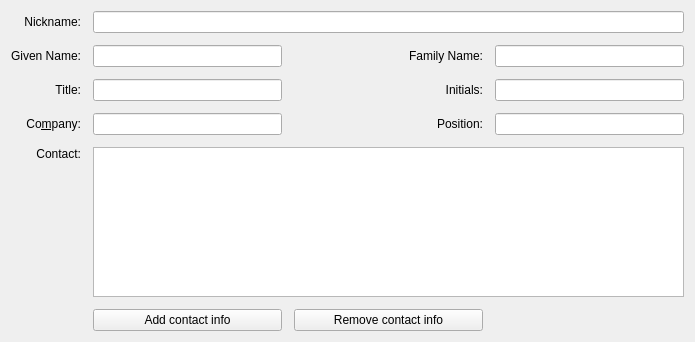
<?xml version="1.0" encoding="UTF-8"?>
<ui version="4.0">
 <class>KoConfigAuthorPage</class>
 <widget class="QWidget" name="KoConfigAuthorPage">
  <property name="geometry">
   <rect>
    <x>0</x>
    <y>0</y>
    <width>695</width>
    <height>342</height>
   </rect>
  </property>
  <layout class="QGridLayout" name="gridLayout_2">
   <item row="2" column="0">
    <spacer>
     <property name="orientation">
      <enum>Qt::Vertical</enum>
     </property>
     <property name="sizeHint" stdset="0">
      <size>
       <width>20</width>
       <height>0</height>
      </size>
     </property>
    </spacer>
   </item>
   <item row="0" column="0">
    <layout class="QGridLayout" name="gridLayout">
     <property name="spacing">
      <number>12</number>
     </property>
     <item row="2" column="3">
      <widget class="QLineEdit" name="leInitials">
       <property name="sizePolicy">
        <sizepolicy hsizetype="Expanding" vsizetype="Fixed">
         <horstretch>1</horstretch>
         <verstretch>0</verstretch>
        </sizepolicy>
       </property>
      </widget>
     </item>
     <item row="3" column="1">
      <widget class="QLineEdit" name="leCompany"/>
     </item>
     <item row="2" column="2">
      <widget class="QLabel" name="lblInitialsDesc">
       <property name="text">
        <string>Initials:</string>
       </property>
       <property name="alignment">
        <set>Qt::AlignRight|Qt::AlignTrailing|Qt::AlignVCenter</set>
       </property>
       <property name="buddy">
        <cstring>leInitials</cstring>
       </property>
      </widget>
     </item>
     <item row="3" column="2">
      <widget class="QLabel" name="lblPositionDesc">
       <property name="text">
        <string>Position:</string>
       </property>
       <property name="alignment">
        <set>Qt::AlignRight|Qt::AlignTrailing|Qt::AlignVCenter</set>
       </property>
       <property name="buddy">
        <cstring>lePosition</cstring>
       </property>
      </widget>
     </item>
     <item row="1" column="3">
      <widget class="QLineEdit" name="leLastName"/>
     </item>
     <item row="1" column="1">
      <widget class="QLineEdit" name="leFirstName"/>
     </item>
     <item row="1" column="0">
      <widget class="QLabel" name="lblFirst">
       <property name="text">
        <string>Given Name:</string>
       </property>
       <property name="alignment">
        <set>Qt::AlignRight|Qt::AlignTrailing|Qt::AlignVCenter</set>
       </property>
      </widget>
     </item>
     <item row="3" column="3">
      <widget class="QLineEdit" name="lePosition"/>
     </item>
     <item row="0" column="1" colspan="3">
      <widget class="QLineEdit" name="leNickName">
       <property name="sizePolicy">
        <sizepolicy hsizetype="Expanding" vsizetype="Fixed">
         <horstretch>1</horstretch>
         <verstretch>0</verstretch>
        </sizepolicy>
       </property>
      </widget>
     </item>
     <item row="2" column="0">
      <widget class="QLabel" name="lblTitleDesc">
       <property name="text">
        <string comment="Contact title">Title:</string>
       </property>
       <property name="alignment">
        <set>Qt::AlignRight|Qt::AlignTrailing|Qt::AlignVCenter</set>
       </property>
       <property name="buddy">
        <cstring>leTitle</cstring>
       </property>
      </widget>
     </item>
     <item row="2" column="1">
      <widget class="QLineEdit" name="leTitle"/>
     </item>
     <item row="0" column="0">
      <widget class="QLabel" name="fullNameLabel">
       <property name="text">
        <string>Nickname:</string>
       </property>
       <property name="alignment">
        <set>Qt::AlignRight|Qt::AlignTrailing|Qt::AlignVCenter</set>
       </property>
      </widget>
     </item>
     <item row="3" column="0">
      <widget class="QLabel" name="lblCompanyDesc">
       <property name="text">
        <string>Co&amp;mpany:</string>
       </property>
       <property name="alignment">
        <set>Qt::AlignRight|Qt::AlignTrailing|Qt::AlignVCenter</set>
       </property>
       <property name="buddy">
        <cstring>leCompany</cstring>
       </property>
      </widget>
     </item>
     <item row="1" column="2">
      <widget class="QLabel" name="LabelFamily">
       <property name="text">
        <string>Family Name:</string>
       </property>
       <property name="alignment">
        <set>Qt::AlignRight|Qt::AlignTrailing|Qt::AlignVCenter</set>
       </property>
      </widget>
     </item>
     <item row="5" column="1">
      <widget class="QPushButton" name="btnAdd">
       <property name="text">
        <string>Add contact info</string>
       </property>
      </widget>
     </item>
     <item row="5" column="2">
      <widget class="QPushButton" name="btnRemove">
       <property name="text">
        <string>Remove contact info</string>
       </property>
      </widget>
     </item>
     <item row="4" column="0">
      <widget class="QLabel" name="label">
       <property name="text">
        <string>Contact:</string>
       </property>
       <property name="alignment">
        <set>Qt::AlignRight|Qt::AlignTop|Qt::AlignTrailing</set>
       </property>
      </widget>
     </item>
     <item row="4" column="1" colspan="3">
      <widget class="QTableView" name="tblContactInfo">
       <property name="dragDropOverwriteMode">
        <bool>false</bool>
       </property>
       <property name="cornerButtonEnabled">
        <bool>false</bool>
       </property>
       <attribute name="horizontalHeaderStretchLastSection">
        <bool>true</bool>
       </attribute>
       <attribute name="verticalHeaderVisible">
        <bool>false</bool>
       </attribute>
       <attribute name="verticalHeaderStretchLastSection">
        <bool>false</bool>
       </attribute>
      </widget>
     </item>
    </layout>
   </item>
  </layout>
 </widget>
 <tabstops>
  <tabstop>leNickName</tabstop>
  <tabstop>leFirstName</tabstop>
  <tabstop>leLastName</tabstop>
  <tabstop>leTitle</tabstop>
  <tabstop>leInitials</tabstop>
  <tabstop>leCompany</tabstop>
  <tabstop>lePosition</tabstop>
  <tabstop>tblContactInfo</tabstop>
  <tabstop>btnAdd</tabstop>
  <tabstop>btnRemove</tabstop>
 </tabstops>
 <resources/>
 <connections/>
</ui>
